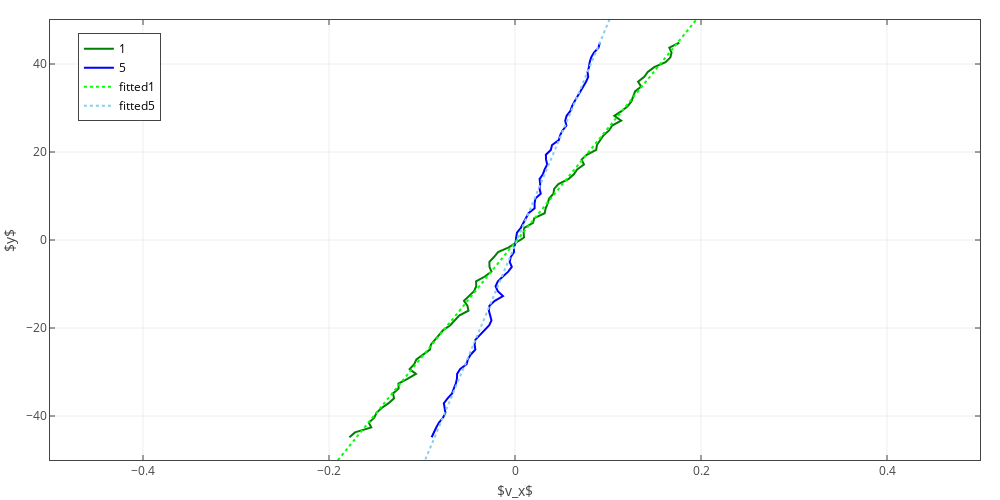

Notebook code for this chart:
### Code cell
fig = go.Figure(data=mydata[1], layout=layout)
# py.iplot(fig, filename='RMSDX')
iplot(fig)
# pio.write_image(fig, 'rmsdx1.png', format='png', scale=5)
# print("Done saving image!")
